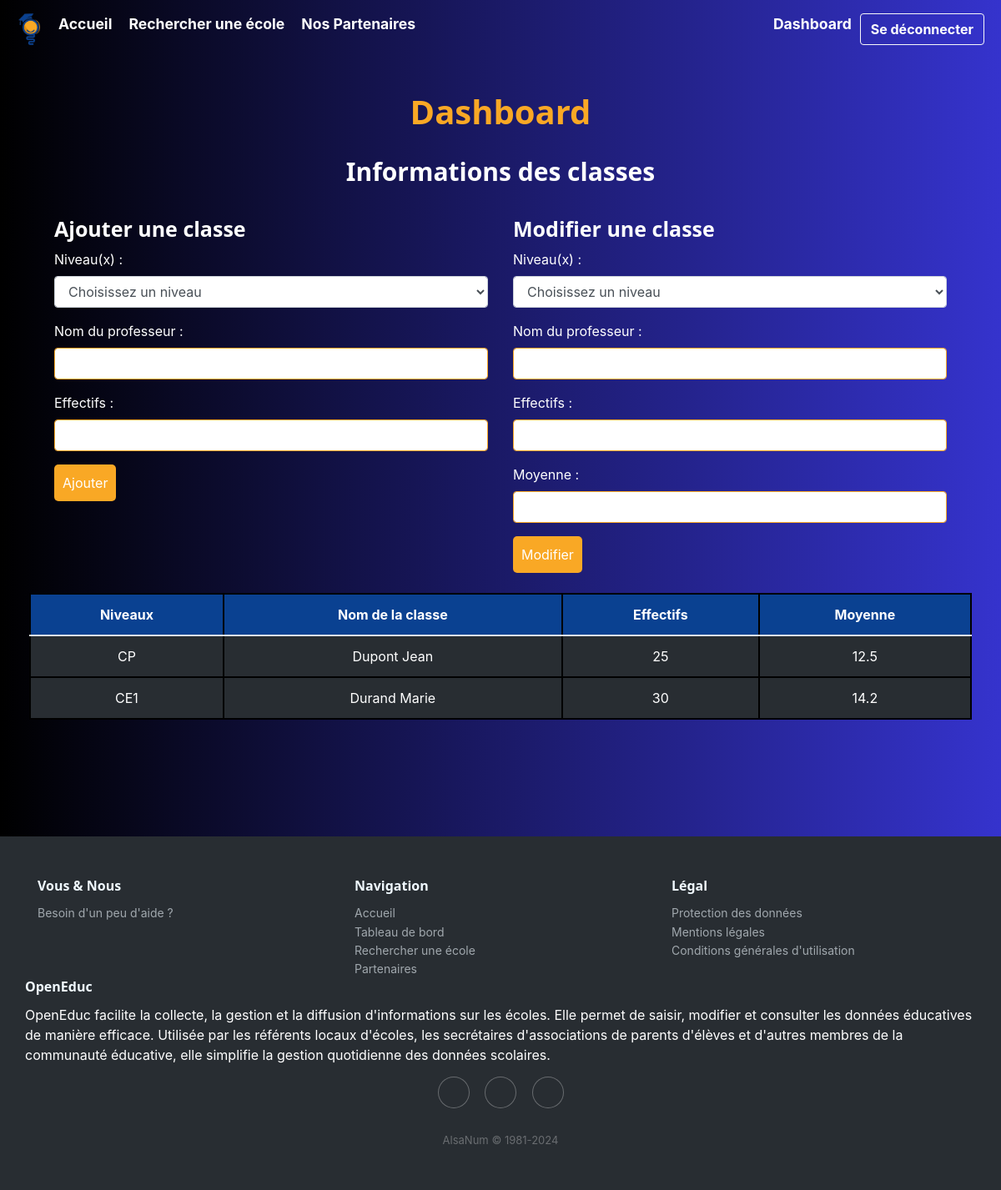
/dashboard/classe (signed in), run on the app's committed database.
### tables this page shows
CREATE TABLE Classe (
idClasse INTEGER PRIMARY KEY,
Effectif INT,
Moyenne FLOAT,
niveauScolaire TEXT CHECK( niveauScolaire IN ('PS','MS','GS','CP','CE1','CE2','CM1','CM2','6E','5E','4E','3E','2NDE','1RE','TALE') ),
idPersonnel INT,
idEcole INT, -- Clé étrangère faisant référence à l'école à laquelle la classe est rattachée
FOREIGN KEY (idEcole) REFERENCES Ecole(idEcole),
FOREIGN KEY (idPersonnel) REFERENCES Personnel(idPersonnel)
);

CREATE TABLE Personnel (
idPersonnel INTEGER PRIMARY KEY ,
Nom VARCHAR(50),
Prenom VARCHAR(50),
Sexe TEXT CHECK( Sexe IN ('H','F') ),
Telephone VARCHAR(15),
Email VARCHAR(255),
Fonction TEXT CHECK( Fonction IN ('Directeur','Enseignant','Correspondant Local APEA','Correspondant Local Mairie') ),
idEcole INT, -- Clé étrangère faisant référence à l'école à laquelle le personnel est rattaché
idClasse INT,
FOREIGN KEY (idEcole) REFERENCES Ecole(idEcole),
FOREIGN KEY (idClasse) REFERENCES Classe(idClasse)
);

### main.py (the view)
@app.route("/dashboard/classe", methods=["POST", "GET"])
def referentClasse() :
    username = session.get("username")
    statut = session.get("statut")
    id = session.get("id")
    print('session', id)
    if request.method == "POST":
        submit_type = request.form.get('submit-type')
        if submit_type == 'Ajouter':
            print("\n\nTraitement pour le formulaire d'ajout\n\n")
            data = request.form
            niveauScolaire = data.get('niveau')
            prof = data.get('nom_prof')
            effectif = data.get('effectifs')
            moyenne = data.get('moyenne')
            conn = sqlite3.connect(bdd_name).cursor().execute("""
                                                              SELECT idEcole, nomEcole
                                                              FROM Ecole
                                                              WHERE idEcole = (
                                                                    SELECT idEcole
                                                                    FROM Utilisateur
                                                                    WHERE idUtilisateur = ?
                                                                )""",
                                                              (id,)
                                                            )
            idEcole = conn.fetchall()[0]
            print(session)
            print("formulaire ajouter classe :", prof, effectif, niveauScolaire, idEcole[1])
            inserer_classe(effectif, moyenne, niveauScolaire, prof, idEcole[0])
        elif submit_type == 'Modifier':
            print("\n\nTraitement pour le formulaire de modification\n\n")
        return redirect(request.url)
    else :
        if username is not None and statut == 0 :
            conn = sqlite3.connect(bdd_name).cursor().execute("""
                                                              SELECT cycleScolaire
                                                              FROM Ecole, Utilisateur
                                                              WHERE Ecole.idEcole = Utilisateur.idEcole
                                                                AND idUtilisateur=?""", (id,)
                                                            )
            cycleScolaire = conn.fetchall()[0][0]
            conn = sqlite3.connect(bdd_name).cursor().execute("""
                                                              SELECT c.niveauScolaire, p.Nom, p.Prenom, c.Effectif, c.Moyenne
                                                              FROM Classe c
                                                              JOIN Personnel p ON c.idPersonnel = p.idPersonnel
                                                              JOIN Utilisateur u ON c.idEcole = u.idEcole
                                                              WHERE u.idUtilisateur = ?""", (id,)
                                                              )
            classes = conn.fetchall()
            print(classes)
            print(cycleScolaire, classes)
            conn.close()
            return render_template("views/dashboard/referentClasse.html",
                                   cycleScolaire = cycleScolaire,
                                   classes = classes)
        return redirect(url_for('dashboard'))

### templates/views/dashboard/referentClasse.html (shortened to what this page needs)
{% extends "base.html" %}
{% block css %}<link rel="stylesheet" href="{{ url_for('static', filename='css/dashboard.css') }}"></link>{% endblock %}
{% block content %}
<h1>Dashboard</h1>
<h2>Informations des classes</h2>
<div class="container">
    <div class="row">
        <div class="col">
            <h3>Ajouter une classe</h3>
            <form action="{{ url_for('referentClasse') }}" method="POST">
                <div class="form-group">
                    <label for="niveau">Niveau(x) :</label>
                    <select class="form-control" name="niveau" id="niveau" required>
                        <option value="" disabled selected aria-required="true">Choisissez un niveau</option>
                    </select>
                </div>
                <div class="form-group">
                    <label for="nom_prof">Nom du professeur :</label>
                    <input class="form-control" type="text" id="nom_prof" name="nom_prof" value="" required>
                </div>
                <div class="form-group">
                    <label for="effectifs">Effectifs :</label>
                    <input class="form-control" type="text" id="effectifs" name="effectifs" value="" required>
                </div>
                <input type="submit" name="submit-type" value="Ajouter" style="width: max-content;">
            </form>
        </div>
        <div class="col">
            <h3>Modifier une classe</h3>
            <form action="{{ url_for('referentClasse') }}" method="POST">
                <div class="form-group">
                    <label for="niveau">Niveau(x) :</label>
                    <select class="form-control" name="niveau" id="niveau" required>
                        <option value="" disabled selected aria-required="true">Choisissez un niveau</option>
                    </select>
                </div>
                <div class="form-group">
                    <label for="nom_prof">Nom du professeur :</label>
                    <input class="form-control" type="text" id="nom_prof" name="nom_prof" value="" required>
                </div>
                <div class="form-group">
                    <label for="effectifs">Effectifs :</label>
                    <input class="form-control" type="text" id="effectifs" name="effectifs" value="" required>
                </div>
                <div class="form-group">
                    <label for="moyenne">Moyenne :</label>
                    <input class="form-control" type="text" id="moyenne" name="moyenne" value="" required>
                </div>
                <input type="submit" name="submit-type" value="Modifier" style="width: max-content;">
            </form>
        </div>
    </div>
</div>
<br>
<div class="row">
    <table class="table is-fullwidth">
        <thead>
            <tr>
                <th>Niveaux</th>
                <th>Nom de la classe</th>
                <th>Effectifs</th>
                <th>Moyenne</th>
            </tr>
        </thead>
        <tbody>
            {% for classe in classes %}
            <tr>
                <td>{{ classe[0] }}</td>
                <td>{{ classe[1] }} {{ classe[2] }}</td>
                <td>{{ classe[3] }}</td>
                <td>{{ classe[4] }}</td>
            </tr>
            {% endfor %}
        </tbody>
    </table>
</div>
{% endblock %}

### static/css/style.css (style rules this page uses)
body { margin: 0; background: rgb(0,0,0); background: linear-gradient(90deg, rgba(0,0,0,1) 0%, rgba(53,51,205,1) 100%); color: white; }
h1,h2 { text-align: center; }
h1 { font-size: 40px; margin-bottom: 20px; color: #F9A825; font-weight: bold; font-family: 'Segoe UI', Tahoma, Geneva, Verdana, sans-serif; }
h2 { font-size: 30px; margin-top: 30px; margin-bottom: 15px; color: white; font-weight: bold; font-family: 'Segoe UI', Tahoma, Geneva, Verdana, sans-serif; }
h3 { font-size: 25px; margin-top: 20px; margin-bottom: 10px; font-weight: bold; font-family: 'Segoe UI', Tahoma, Geneva, Verdana, sans-serif; }
label { color: white; }
select { width: 30%; padding: 10px; color: #F9A825; background-color: white; border: solid; border-color: #F9A825; border-width: 2px; border-radius: 5px; cursor: pointer; transition: background-color 0.3s ease; }
table { border: 2px solid #000; border-collapse: collapse; text-align: center; color: white; }
tr { background-color: #282d32; }
th { background-color: #0A4191; }
td, th { border: 2px solid #000; }
input[type="button"], input[type="submit"], input[type="checkbox"], form[type="button"] { width: 10%; padding: 10px; background-color: #F9A825; color: #fff; border: none; border-radius: 5px; cursor: pointer; transition: background-color 0.3s ease; }
input[type="text"], input[type="email"], input[type="password"] { border-color: #F9A825; }

### static/css/dashboard.css (style rules this page uses)
.table { margin-bottom: 0; }

### data on the page
Classe: niveauScolaire "CP", Nom "Dupont", Prenom "Jean", Effectif "25", Moyenne "12.5"
Classe: niveauScolaire "CE1", Nom "Durand", Prenom "Marie", Effectif "30", Moyenne "14.2"
